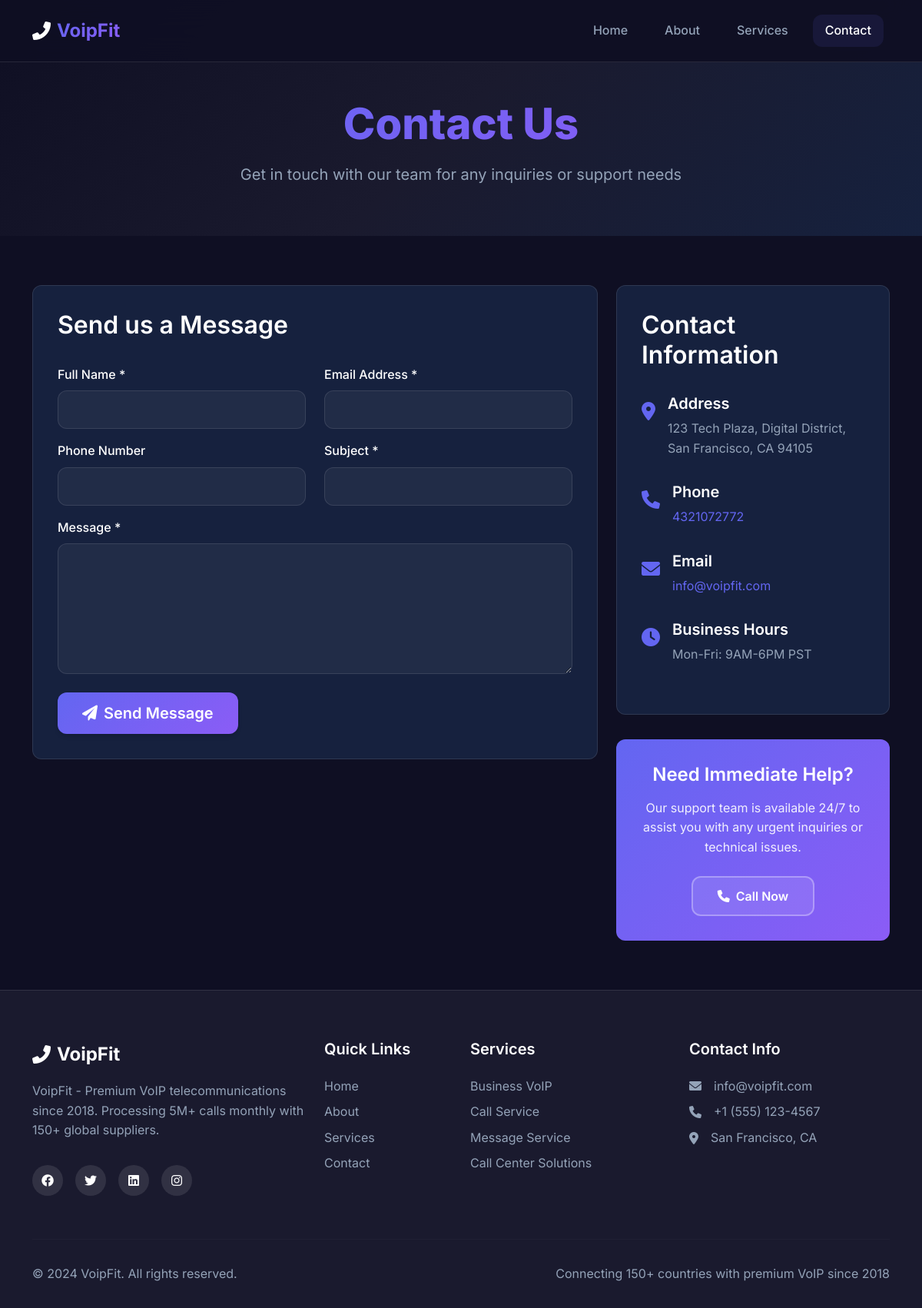
The app's page /contact with its own data.
### models.py (models this page shows)
class Content(db.Model):
    id = db.Column(db.Integer, primary_key=True)
    section = db.Column(db.String(50), nullable=False)
    key = db.Column(db.String(100), nullable=False)
    value = db.Column(db.Text, nullable=False)
    content_type = db.Column(db.String(20), default='text')  # text, html, image_url
    updated_at = db.Column(db.DateTime, default=datetime.utcnow, onupdate=datetime.utcnow)
    __table_args__ = (db.UniqueConstraint('section', 'key', name='_section_key_uc'),)

### routes.py (the view, shortened to what this page needs)
@main_bp.route('/contact', methods=['GET', 'POST'])
def contact():
    content = {
        'title': get_content('contact', 'title'),
        'description': get_content('contact', 'description'),
        'address': get_content('contact', 'address'),
        'phone': get_content('contact', 'phone'),
        'email': get_content('contact', 'email'),
        'hours': get_content('contact', 'hours')
    }
    return render_template('contact.html', content=content)

### models.py (called while the page is built)
def get_content(section, key, default=''):
    content = Content.query.filter_by(section=section, key=key).first()
    return content.value if content else default

### templates/contact.html (shortened to what this page needs)
{% extends "base.html" %}
{% block content %}
<section class="page-hero">
    <div class="container">
        <div class="row">
            <div class="col-lg-8 mx-auto text-center">
                <h1 class="page-title">{{ content.title }}</h1>
                <p class="page-subtitle">{{ content.description }}</p>
            </div>
        </div>
    </div>
</section>
<section class="contact-content">
    <div class="container">
        <div class="row">
            <div class="col-lg-8 mb-5">
                <div class="contact-form-card">
                    <h3>Send us a Message</h3>
                    <form method="POST" action="{{ url_for('main.contact') }}" class="contact-form">
                        <div class="row">
                            <div class="col-md-6 mb-3">
                                <label for="name" class="form-label">Full Name *</label>
                                <input type="text" class="form-control" id="name" name="name" required>
                            </div>
                            <div class="col-md-6 mb-3">
                                <label for="email" class="form-label">Email Address *</label>
                                <input type="email" class="form-control" id="email" name="email" required>
                            </div>
                        </div>
                        <div class="row">
                            <div class="col-md-6 mb-3">
                                <label for="phone" class="form-label">Phone Number</label>
                                <input type="tel" class="form-control" id="phone" name="phone">
                            </div>
                            <div class="col-md-6 mb-3">
                                <label for="subject" class="form-label">Subject *</label>
                                <input type="text" class="form-control" id="subject" name="subject" required>
                            </div>
                        </div>
                        <div class="mb-4">
                            <label for="message" class="form-label">Message *</label>
                            <textarea class="form-control" id="message" name="message" rows="6" required></textarea>
                        </div>
                        <button type="submit" class="btn btn-primary btn-lg">
                            <i class="fas fa-paper-plane me-2"></i>Send Message
                        </button>
                    </form>
                </div>
            </div>
            <div class="col-lg-4">
                <div class="contact-info-card">
                    <h3>Contact Information</h3>
                    <div class="contact-item">
                        <div class="contact-icon">
                            <i class="fas fa-map-marker-alt"></i>
                        </div>
                        <div class="contact-details">
                            <h5>Address</h5>
                            <p>{{ content.address }}</p>
                        </div>
                    </div>
                    <div class="contact-item">
                        <div class="contact-icon">
                            <i class="fas fa-phone"></i>
                        </div>
                        <div class="contact-details">
                            <h5>Phone</h5>
                            <p><a href="tel:{{ content.phone }}">{{ content.phone }}</a></p>
                        </div>
                    </div>
                    <div class="contact-item">
                        <div class="contact-icon">
                            <i class="fas fa-envelope"></i>
                        </div>
                        <div class="contact-details">
                            <h5>Email</h5>
                            <p><a href="mailto:{{ content.email }}">{{ content.email }}</a></p>
                        </div>
                    </div>
                    <div class="contact-item">
                        <div class="contact-icon">
                            <i class="fas fa-clock"></i>
                        </div>
                        <div class="contact-details">
                            <h5>Business Hours</h5>
                            <p>{{ content.hours }}</p>
                        </div>
                    </div>
                </div>
                <div class="support-card">
                    <h4>Need Immediate Help?</h4>
                    <p>Our support team is available 24/7 to assist you with any urgent inquiries or technical issues.</p>
                    <a href="tel:{{ content.phone }}" class="btn btn-outline-primary">
                        <i class="fas fa-phone me-2"></i>Call Now
                    </a>
                </div>
            </div>
        </div>
    </div>
</section>
{% endblock %}

### templates/base.html (shortened to what this page needs)
<!DOCTYPE html>
<html lang="en">
<head>
    <link href="https://cdn.jsdelivr.net/npm/bootstrap@5.3.0/dist/css/bootstrap.min.css" rel="stylesheet">
    <link rel="stylesheet" href="https://cdnjs.cloudflare.com/ajax/libs/font-awesome/6.0.0/css/all.min.css">
    <link rel="stylesheet" href="{{ url_for('static', filename='css/style.css') }}">
</head>
<body>
    <nav class="navbar navbar-expand-lg navbar-dark fixed-top">
        <div class="container">
            <a class="navbar-brand" href="{{ url_for('main.index') }}">
                <i class="fas fa-phone-alt me-2"></i>
                <span class="brand-text">VoipFit</span>
            </a>
            <div class="collapse navbar-collapse" id="navbarNav">
                <ul class="navbar-nav ms-auto">
                    <li class="nav-item">
                        <a class="nav-link" href="{{ url_for('main.index') }}">Home</a>
                    </li>
                    <li class="nav-item">
                        <a class="nav-link" href="{{ url_for('main.about') }}">About</a>
                    </li>
                    <li class="nav-item">
                        <a class="nav-link" href="{{ url_for('main.services') }}">Services</a>
                    </li>
                    <li class="nav-item">
                        <a class="nav-link" href="{{ url_for('main.contact') }}">Contact</a>
                    </li>
                </ul>
            </div>
        </div>
    </nav>
    <main>
        {% block content %}{% endblock %}
    </main>
    <footer class="footer">
        <div class="container">
            <div class="row">
                <div class="col-lg-4 col-md-6 mb-4">
                    <div class="footer-brand">
                        <i class="fas fa-phone-alt me-2"></i>
                        VoipFit
                    </div>
                    <p class="footer-description">
                        {{ get_content('footer', 'description') }}
                    </p>
                    <div class="social-links">
                        <a href="#"><i class="fab fa-facebook"></i></a>
                        <a href="#"><i class="fab fa-twitter"></i></a>
                        <a href="#"><i class="fab fa-linkedin"></i></a>
                        <a href="#"><i class="fab fa-instagram"></i></a>
                    </div>
                </div>
                <div class="col-lg-2 col-md-6 mb-4">
                    <h5>Quick Links</h5>
                    <ul class="footer-links">
                        <li><a href="{{ url_for('main.index') }}">Home</a></li>
                        <li><a href="{{ url_for('main.about') }}">About</a></li>
                        <li><a href="{{ url_for('main.services') }}">Services</a></li>
                        <li><a href="{{ url_for('main.contact') }}">Contact</a></li>
                    </ul>
                </div>
                <div class="col-lg-3 col-md-6 mb-4">
                    <h5>Services</h5>
                    <ul class="footer-links">
                        <li><a href="#">Business VoIP</a></li>
                        <li><a href="#">Call Service</a></li>
                        <li><a href="#">Message Service</a></li>
                        <li><a href="#">Call Center Solutions</a></li>
                    </ul>
                </div>
                <div class="col-lg-3 col-md-6 mb-4">
                    <h5>Contact Info</h5>
                    <div class="contact-info">
                        <p><i class="fas fa-envelope me-2"></i> {{ get_content('footer', 'footer_email') }}</p>
                        <p><i class="fas fa-phone me-2"></i> {{ get_content('footer', 'footer_phone') }}</p>
                        <p><i class="fas fa-map-marker-alt me-2"></i> {{ get_content('footer', 'footer_location') }}</p>
                    </div>
                </div>
            </div>
            <hr class="footer-divider">
            <div class="row">
                <div class="col-md-6">
                    <p class="copyright">{{ get_content('footer', 'copyright') }}</p>
                </div>
                <div class="col-md-6 text-md-end">
                    <p class="powered-by">{{ get_content('footer', 'powered_by') }}</p>
                </div>
            </div>
        </div>
    </footer>
</body>
</html>

### records on screen
Content: title "Contact Us"
Content: description "Get in touch with our team for any inquiries or support needs"
Content: address "123 Tech Plaza, Digital District, San Francisco, CA 94105"
Content: phone "4321072772"
Content: email "info@voipfit.com"
Content: hours "Mon-Fri: 9AM-6PM PST"
Content: value "VoipFit - Premium VoIP telecommunications since 2018. Processing 5M+ calls monthly with 150+ global suppliers."
Content: value "info@voipfit.com"
Content: value "+1 (555) 123-4567"
Content: value "San Francisco, CA"
Content: value "© 2024 VoipFit. All rights reserved."
Content: value "Connecting 150+ countries with premium VoIP since 2018"
